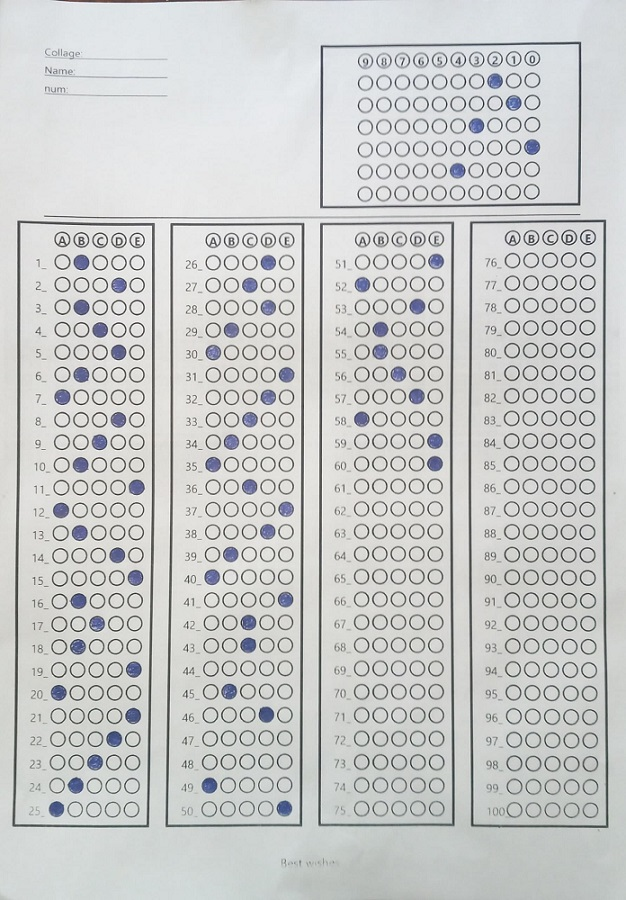
#> input picture Data/edit/paper.jpeg, 626 x 900 px, given in place of the camera
$ python paper_alignmentor.py
#> lines starting #> are read from the running program, lines starting #| are printed output that depends on the picture; after the words box and inside, x2 and y2 are one past the last pixel; in counts of white or black regions, pixels touching at a corner belong together
### libs/compass.py
import cv2
import numpy as np

def check_direction():
    pass


# this method returns the point with the biggest x+y value
# which means returns the right-bottom corner point of a square
# [66 lines left out: functions max_point, max_Y_point, max_X_point, min_Y_point, min_X_point, min_point and 2 more, not called in this run]

# check if some point is close to a point within a squared reange
def in_squared_range(center, dist ,point):
    return ( abs(point[0]-center[0])<dist and abs(point[1]-center[1])<dist )

# [45 lines left out: functions is_point_in_clusters, remove_cnt_duplicates, alignment_with_paper, is_point_on_line, not called in this run]

# check if the countour formed a square
def check_square(countour):
    _,_, w, h = cv2.boundingRect(countour)
    ratio = float(w)/h
    return ratio >= 0.9 and ratio <= 1.1

# [4 lines left out: function check_rectangle_with_ratio, not called in this run]


### layers/Template_mapper/paper_alignmentor.py
import cv2
import numpy as np
import compass

# compass.check_direction()

# cap = cv2.VideoCapture("https://192.168.137.149:8080/video") ## for mobile camera
cap = cv2.VideoCapture(0) ## for laptop camera

while(cap.isOpened()):
    # Load image
    ret,image = cap.read()
#> image is the input picture: shape (900, 626, 3); mean B, G, R 202.5, 203.1, 201.5

    #to flip camera (r t l && l t r)
    image = cv2.flip(image,1)
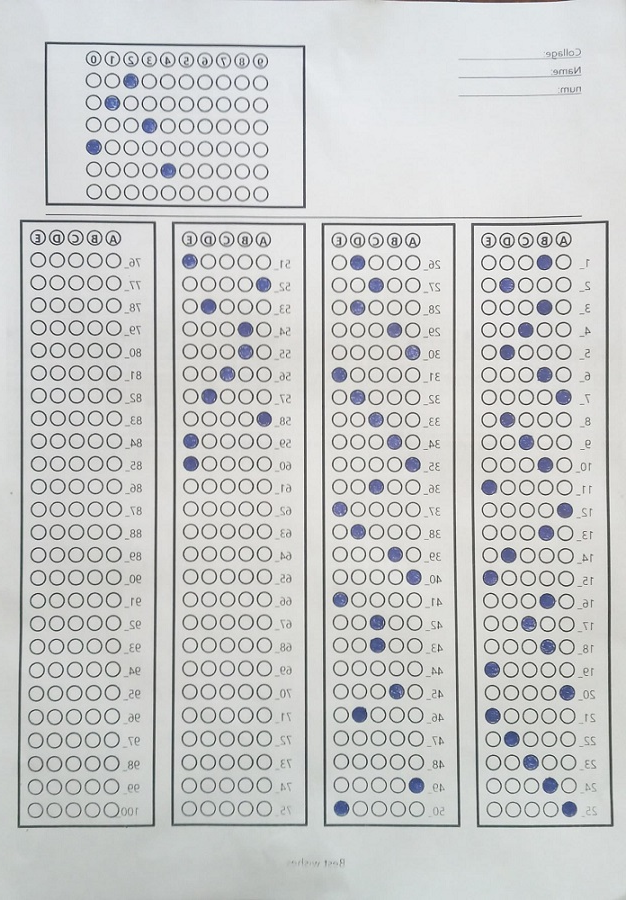
#> image: shape (900, 626, 3); mean B, G, R 202.5, 203.1, 201.5

    # Convert to grayscale
    gray = cv2.cvtColor(image, cv2.COLOR_BGR2GRAY)

    edgesImage = cv2.Canny(gray, 50, 150)
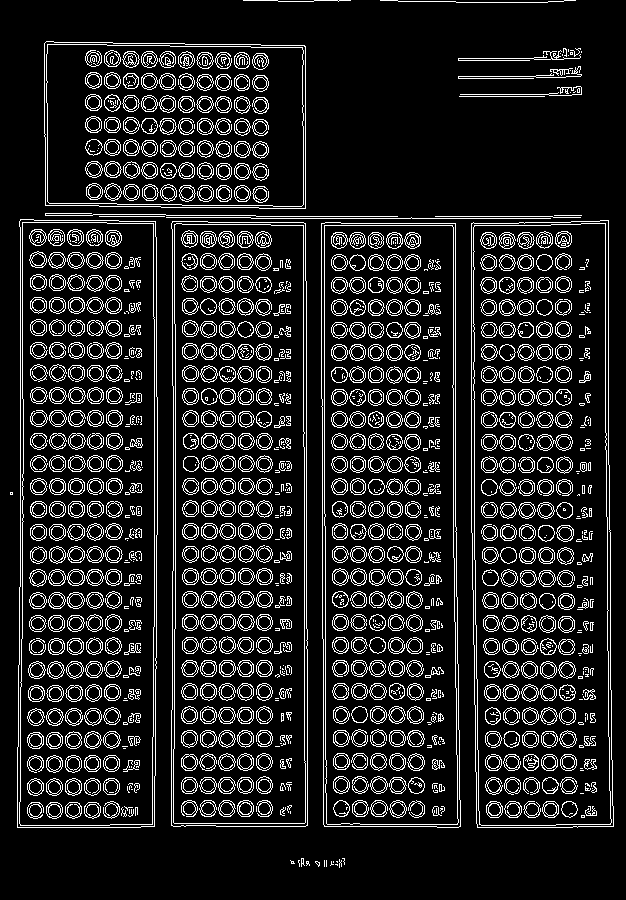
#> edgesImage: shape (900, 626); 13% white in thin lines or dots

    # Find contours
    # contours, _ = cv2.findContours(thresh, cv2.RETR_EXTERNAL, cv2.CHAIN_APPROX_SIMPLE)
    contours, _ = cv2.findContours(edgesImage, cv2.RETR_TREE, cv2.CHAIN_APPROX_SIMPLE)
#> contours = 4197 contours, 2317 with area under 20; largest, box (x1, y1, x2, y2) and area: (17, 219, 158, 828) 82912, (17, 219, 158, 828) 82910, (471, 220, 614, 828) 82834, (471, 220, 614, 828) 82832, (321, 222, 461, 828) 81038

    # # Filter contours by area and shape
    # remove contors with less than 500 pixel area
    filtered_contours = [cnt for cnt in contours if cv2.contourArea(cnt) > 500]
#> filtered_contours = 20 contours; largest, box (x1, y1, x2, y2) and area: (17, 219, 158, 828) 82912, (17, 219, 158, 828) 82910, (471, 220, 614, 828) 82834, (471, 220, 614, 828) 82832, (321, 222, 461, 828) 81038

    # Approximate contours
    # aprocimate cotours to polygons shapes
    approxed_contours = [cv2.approxPolyDP(cnt, 0.1*cv2.arcLength(cnt, True), True) for cnt in filtered_contours]
#> approxed_contours = 20 contours, 16 with area under 20; largest, box (x1, y1, x2, y2) and area: (44, 43, 306, 209) 42248, (44, 43, 306, 208) 41954, (47, 44, 304, 205) 40208, (47, 45, 304, 205) 40002

    # filter the shapes and keeps only squared shapes
    #
    squared_contours = [cnt for cnt in approxed_contours if (compass.check_square(cnt) and  len(cnt)==4)]
#> squared_contours = []

    # additional steps to ease handling the alignment that Ahed coded
    #
    squared_contours = [ [i[0] for i in cnt ] for cnt in squared_contours]

    # remove duplicated squares
#> (the run stopped early here; a loop or call above may not have finished)

$ run again, on Data/edit/section1.jpg
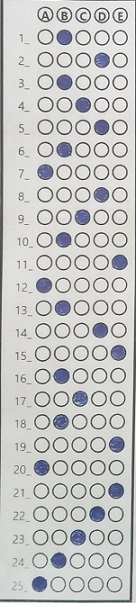
#> input picture Data/edit/section1.jpg, 136 x 603 px, given in place of the camera
#> image is the input picture: shape (603, 136, 3); mean B, G, R 195.2, 196.2, 195.5
#> `gray = cv2.cvtColor(image, cv2.COLOR_BGR2GRAY)`:
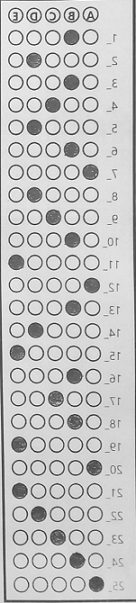
#> gray: shape (603, 136); min 28, max 255, mean 195.9
#> `edgesImage = cv2.Canny(gray, 50, 150)`:
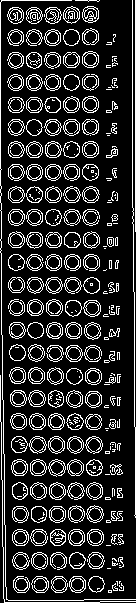
#> edgesImage: shape (603, 136); 17.4% white in thin lines or dots
#> contours = 913 contours, 525 with area under 20; largest, box (x1, y1, x2, y2) and area: (83, 300, 101, 317) 222, (31, 576, 49, 593) 221, (65, 345, 83, 362) 219, (87, 529, 104, 546) 218, (69, 576, 86, 593) 217
#> filtered_contours = []

$ run again, on Data/edit/section2.jpg
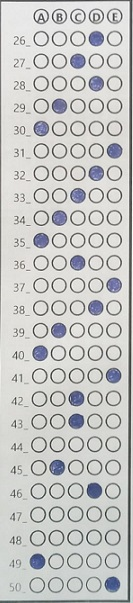
#> input picture Data/edit/section2.jpg, 133 x 603 px, given in place of the camera
#> image is the input picture: shape (603, 133, 3); mean B, G, R 197.2, 198.5, 197.8
#> `gray = cv2.cvtColor(image, cv2.COLOR_BGR2GRAY)`:
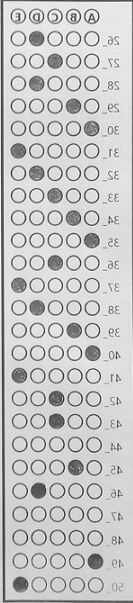
#> gray: shape (603, 133); min 29, max 255, mean 198.2
#> `edgesImage = cv2.Canny(gray, 50, 150)`:
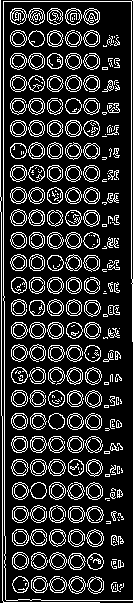
#> edgesImage: shape (603, 133); 18.2% white in thin lines or dots
#> contours = 975 contours, 579 with area under 20; largest, box (x1, y1, x2, y2) and area: (12, 552, 29, 570) 222, (86, 529, 104, 547) 222, (49, 552, 67, 570) 221, (49, 482, 66, 500) 221, (86, 482, 103, 500) 220
#> filtered_contours = []

$ run again, on Data/edit/section3.jpg
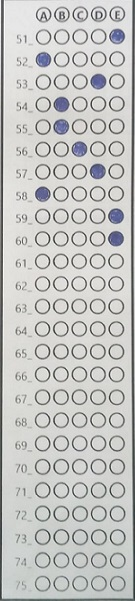
#> input picture Data/edit/section3.jpg, 135 x 601 px, given in place of the camera
#> image is the input picture: shape (601, 135, 3); mean B, G, R 194.4, 196.3, 195.8
#> `image = cv2.flip(image,1)`:
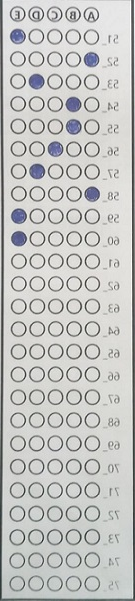
#> image: shape (601, 135, 3); mean B, G, R 194.4, 196.3, 195.8
#> `edgesImage = cv2.Canny(gray, 50, 150)`:
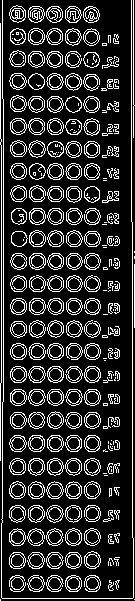
#> edgesImage: shape (601, 135); 18.5% white in thin lines or dots
#> contours = 913 contours, 466 with area under 20; largest, box (x1, y1, x2, y2) and area: (28, 505, 45, 523) 222, (28, 481, 45, 499) 222, (65, 528, 82, 546) 220, (46, 505, 64, 523) 220, (65, 481, 82, 499) 220
#> filtered_contours = []
